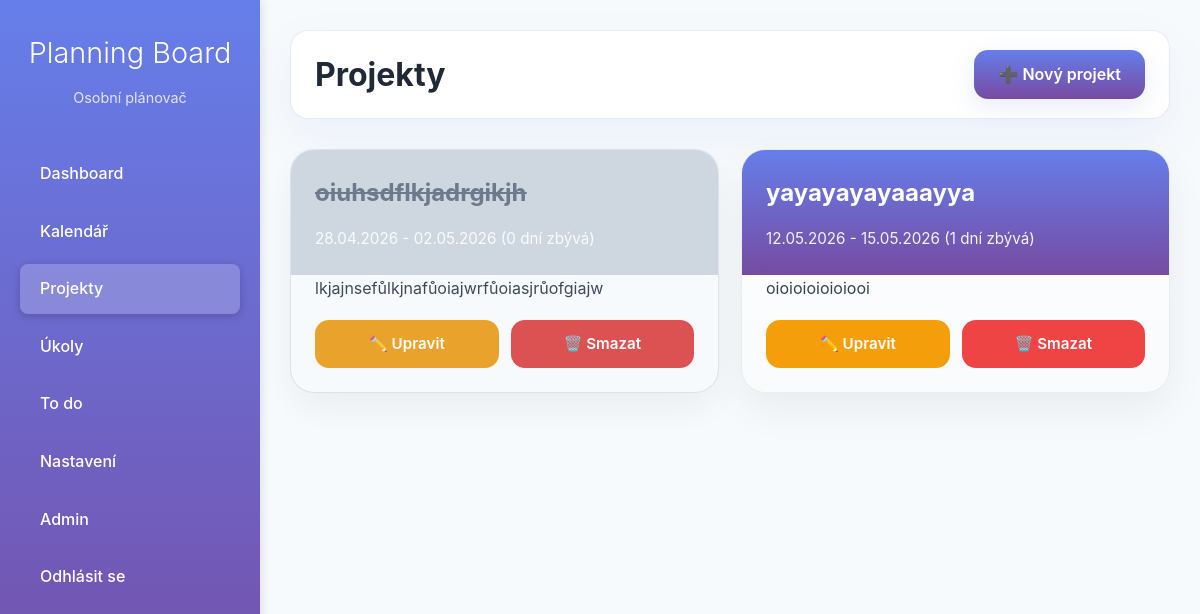
The app's page /tasks/projects/ (signed in) with its own data.
### tasks/models.py (models this page shows, shortened)
class Project(models.Model):
    user = models.ForeignKey(User, on_delete=models.CASCADE)
    title = models.CharField(max_length=200)
    description = models.TextField(blank=True)
    start_date = models.DateField()
    end_date = models.DateField()
    calendar = models.ForeignKey(Calendar, on_delete=models.CASCADE)
    completed = models.BooleanField(default=False)
    @property
    def remaining_days(self):
        from datetime import date
        today = date.today()
        return max(0, (self.end_date - today).days)

### tasks/views.py (the view)
# urls.py: path("projects/", views.project_list, name="project_list"),
@login_required
def project_list(request):
    projects = Project.objects.filter(user=request.user)
    return render(request, "tasks/project_list.html", {
        "projects": projects
    })

### tasks/templates/tasks/project_list.html (shortened to what this page needs)
{% extends "base.html" %}
{% block content %}
<div class="projects-header">
    <h1>Projekty</h1>
    <a href="{% url 'tasks:create_project' %}" class="create-btn">➕ Nový projekt</a>
</div>
{% if projects %}
    <div class="projects-grid">
        {% for project in projects %}
            <div class="project-card{% if project.completed %} completed{% endif %}">
                <div class="project-header">
                    <h2 class="project-title">
                        <a href="{% url 'tasks:project_detail' project.pk %}">{{ project.title }}</a>
                    </h2>
                            <div class="project-meta">
                        {{ project.start_date|date:"d.m.Y" }} - {{ project.end_date|date:"d.m.Y" }} ({{ project.remaining_days }} dní zbývá)
                    </div>
                </div>
                <div class="project-body">
                    <div class="project-description">
                        {{ project.description|truncatechars:120|default:"Bez popisu" }}
                    </div>
                    <div class="project-actions">
                        <a href="{% url 'tasks:edit_project' project.pk %}" class="btn-small btn-edit">✏️ Upravit</a>
                        <a href="{% url 'tasks:delete_project' project.pk %}" class="btn-small btn-delete">🗑️ Smazat</a>
                    </div>
                </div>
            </div>
        {% endfor %}
    </div>
{% else %}
    <div class="empty-state">
        <h2>Žádné projekty</h2>
        <p>Vytvořte svůj první projekt a začněte plánovat!</p>
        <a href="{% url 'tasks:create_project' %}" class="create-btn">Vytvořit první projekt</a>
    </div>
{% endif %}
{% endblock %}

### tasks/static/tasks/style.css (style rules this page uses)
body { margin: 0; font-family: Arial, sans-serif; }

### templates/base.html (style rules this page uses)
* { box-sizing: border-box; }
body { margin: 0; font-family: -apple-system, BlinkMacSystemFont, 'Segoe UI', Roboto, 'Helvetica Neue', Arial, sans-serif; background: #f7fafc; color: #333; line-height: 1.6; }

### tasks/templates/tasks/project_list.html (style rules this page uses)
.projects-header { display: flex; justify-content: space-between; align-items: center; gap: 20px; margin-bottom: 30px; padding: 18px 24px; background: #ffffff; border: 1px solid rgba(103, 117, 207, 0.15); border-radius: 18px; box-shadow: 0 18px 45px rgba(102, 126, 234, 0.08); }
.projects-header h1 { margin: 0; color: #1f2937; font-size: 2rem; font-weight: 700; }
.create-btn { background: linear-gradient(180deg, #667eea 0%, #764ba2 100%); color: white; padding: 12px 24px; border-radius: 14px; text-decoration: none; font-weight: 600; transition: transform 0.2s, box-shadow 0.2s, background 0.2s; box-shadow: 0 8px 24px rgba(102, 126, 234, 0.15); }
.projects-grid { display: grid; grid-template-columns: repeat(auto-fill, minmax(360px, 1fr)); gap: 22px; }
.project-card { background: linear-gradient(180deg, rgba(255,255,255,0.98) 0%, rgba(248,250,252,0.9) 100%); border-radius: 24px; overflow: hidden; transition: transform 0.3s, box-shadow 0.3s; border: 1px solid rgba(148, 163, 184, 0.18); box-shadow: 0 16px 40px rgba(15, 23, 42, 0.06); }
.project-card.completed { background: #f8fafc; filter: grayscale(15%); opacity: 0.95; border-color: rgba(148, 163, 184, 0.28); }
.project-card.completed .project-header { background: #cbd5e1; }
.project-card.completed .project-title a, .project-card.completed .project-title { text-decoration: line-through; color: #64748b; }
.project-header { background: linear-gradient(180deg, #667eea 0%, #764ba2 100%); color: white; padding: 24px; display: grid; gap: 14px; }
.project-title { margin: 0; font-size: 1.5rem; font-weight: 700; }
.project-title a { color: white; text-decoration: none; }
.project-meta { display: flex; flex-wrap: wrap; gap: 10px; font-size: 0.95em; opacity: 0.92; }
.project-description { color: #334155; margin-bottom: 18px; line-height: 1.7; padding: 0 24px; }
.project-actions { display: grid; grid-template-columns: repeat(2, minmax(0, 1fr)); gap: 12px; padding: 0 24px 24px; }
.btn-small { padding: 12px 16px; border: none; border-radius: 14px; cursor: pointer; text-decoration: none; display: inline-flex; align-items: center; justify-content: center; font-weight: 600; transition: transform 0.2s, box-shadow 0.2s, background 0.2s; font-size: 0.95em; min-height: 46px; color: white; }
.btn-edit { background: #f59e0b; }
.btn-delete { background: #ef4444; }

### records on screen
Project: title "oiuhsdflkjadrgikjh", start_date "28.04.2026", end_date "02.05.2026", remaining_days "0", description "lkjajnsefůlkjnafůoiajwrfůoiasjrůofgiajw"
Project: title "yayayayayaaayya", start_date "12.05.2026", end_date "15.05.2026", remaining_days "1", description "oioioioioioiooi"
